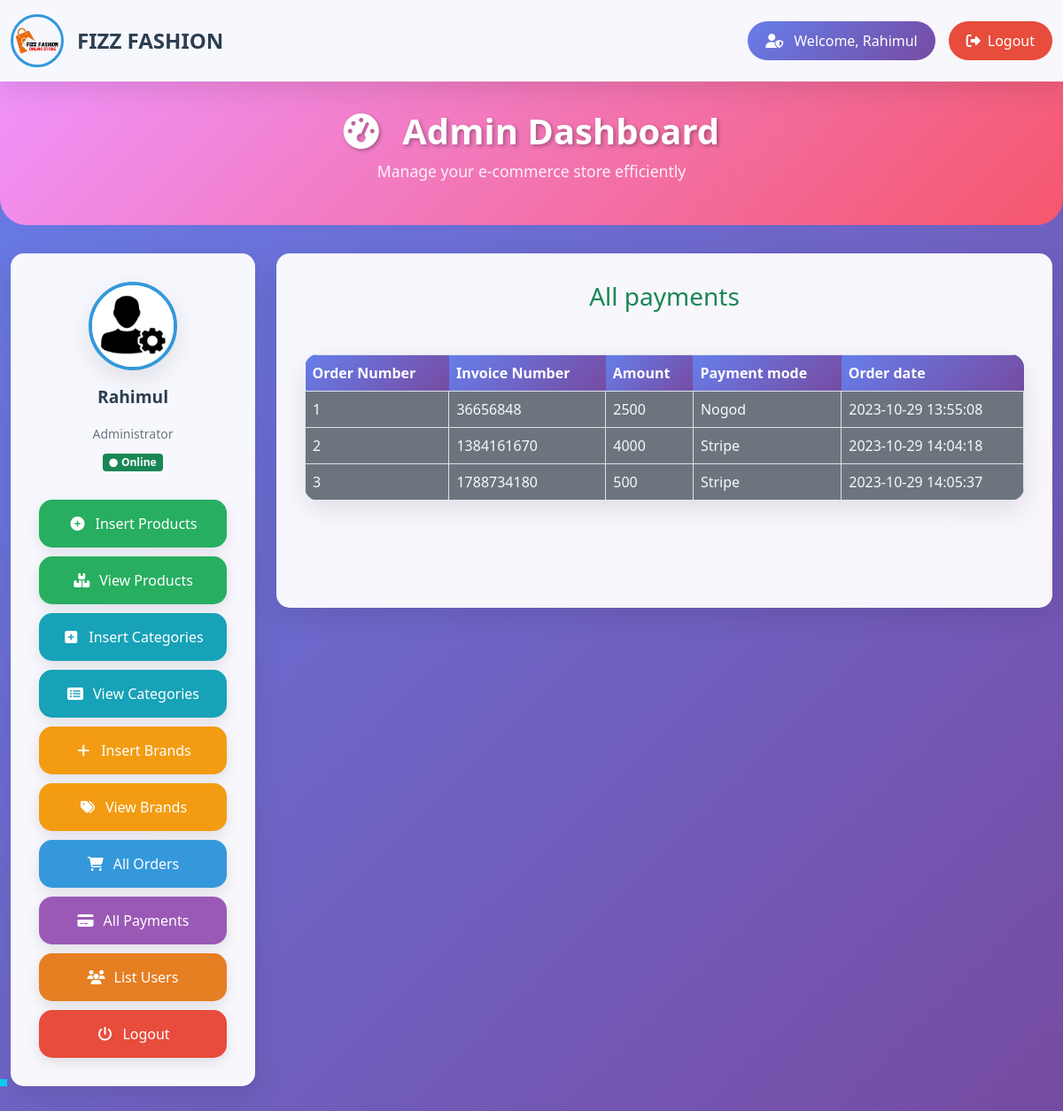
The app's page /Admin_area/admin_profile.php?list_payments (signed in) with its own data.
### tables this page shows
CREATE TABLE `admin_table` (
  `id` int(11) NOT NULL,
  `adminname` varchar(255) NOT NULL,
  `admin_email` varchar(255) NOT NULL,
  `admin_password` varchar(255) NOT NULL
);

CREATE TABLE `user_payments` (
  `payment_id` int(11) NOT NULL,
  `order_id` int(11) NOT NULL,
  `invoice_number` int(11) NOT NULL,
  `amount` int(11) NOT NULL,
  `payment_mode` varchar(255) NOT NULL,
  `date` timestamp NOT NULL DEFAULT current_timestamp() ON UPDATE current_timestamp()
);

### Admin_area/list_payments.php (the view, shortened to what this page needs)
<?php
    $get_payments = "SELECT * FROM `user_payments`";
    $result = mysqli_query($con, $get_payments);
    $row_count = mysqli_num_rows($result);
?>
<h3 class="text-center text-success">All payments</h3>
<table class="table table-bordered mt-5">
    <thead class="bg-info">
        <tr>
            <th>Order Number</th>
            <th>Invoice Number</th>
            <th>Amount</th>
            <th>Payment mode</th>
            <th>Order date</th>
        </tr>
    </thead>
    <tbody class="bg-secondary text-light">
        <?php
            if($row_count == 0){
                echo "<h2 class='bg-danger text-center mt-5'>No payments received yet</h2>";
            }else{
                $number = 0;
                while($row = mysqli_fetch_assoc($result)){
                    $amount = $row['amount'];
                    $invoice_number = $row['invoice_number'];
                    $payment_mode = $row['payment_mode'];
                    $date = $row['date'];
                    $number++;
                    echo
                    "<tr>
                    <td>$number</td>
                    <td>$invoice_number</td>
                    <td>$amount</td>
                    <td>$payment_mode</td>
                    <td>$date</td>
                    </tr>";
                }
            }
        ?>
    </tbody>
</table>

### Admin_area/admin_profile.php (shortened to what this page needs)
<?php
include('../includes/connect.php');
?>
<!DOCTYPE html>
<html lang="en">
<head>
    <link href="https://cdn.jsdelivr.net/npm/bootstrap@5.0.2/dist/css/bootstrap.min.css" rel="stylesheet">
    <link rel="stylesheet" href="https://cdnjs.cloudflare.com/ajax/libs/font-awesome/6.4.2/css/all.min.css" />
    <link rel="stylesheet" href="../style.css">
</head>
<body>
    <nav class="navbar navbar-expand-lg top-navbar">
        <div class="container-fluid">
            <div class="d-flex align-items-center">
                <img src="../images/logo.png" alt="Logo" class="logo">
                <span class="brand-title">FIZZ FASHION</span>
            </div>
            <div class="d-flex align-items-center">
                <?php
                if(isset($_SESSION['adminname'])){
                    echo "<span class='admin-info'>
                            <i class='fas fa-user-shield me-2'></i>
                            Welcome, " . $_SESSION['adminname'] . "
                          </span>";
                    echo "<a href='admin_logout.php' class='logout-btn'>
                            <i class='fas fa-sign-out-alt me-2'></i>Logout
                          </a>";
                } else {
                    echo "<a href='admin_login.php' class='logout-btn'>
                            <i class='fas fa-sign-in-alt me-2'></i>Login
                          </a>";
                }
                ?>
            </div>
        </div>
    </nav>
    <div class="dashboard-header">
        <div class="container">
            <h1 class="dashboard-title">
                <i class="fas fa-tachometer-alt me-3"></i>
                Admin Dashboard
            </h1>
            <p class="dashboard-subtitle">Manage your e-commerce store efficiently</p>
        </div>
    </div>
    <div class="container-fluid">
        <div class="row">
            <div class="col-lg-3">
                <div class="sidebar">
                    <div class="admin-profile">
                        <?php if(isset($_SESSION['adminname'])):
                            $adminname = $_SESSION['adminname'];
                            $get_admin = "SELECT * FROM admin_table WHERE adminname='$adminname'";
                            $result_admin = mysqli_query($con, $get_admin);
                            $admin_data = mysqli_fetch_assoc($result_admin);
                        ?>
                            <img src="../images/admin_image.png" alt="Admin" class="admin_image">
                            <p class="admin-name"><?php echo $admin_data['adminname']; ?></p>
                            <small class="text-muted d-block">Administrator</small>
                            <div class="online-status mt-2">
                                <span class="badge bg-success">
                                    <i class="fas fa-circle me-1" style="font-size: 0.6rem;"></i>Online
                                </span>
                            </div>
                        <?php else: ?>
                            <img src="../images/admin_image.png" alt="Admin" class="admin_image">
                            <p class="admin-name">Guest</p>
                            <small class="text-muted">Please Login</small>
                        <?php endif; ?>
                    </div>
                    <div class="nav-buttons">
                        <button class="nav-btn products">
                            <a href="insert_product.php">
                                <i class="fas fa-plus-circle"></i>Insert Products
                            </a>
                        </button>
                        <button class="nav-btn products">
                            <a href="admin_profile.php?view_products">
                                <i class="fas fa-boxes"></i>View Products
                            </a>
                        </button>
                        <button class="nav-btn categories">
                            <a href="admin_profile.php?insert_category">
                                <i class="fas fa-plus-square"></i>Insert Categories
                            </a>
                        </button>
                        <button class="nav-btn categories">
                            <a href="admin_profile.php?view_category">
                                <i class="fas fa-list-alt"></i>View Categories
                            </a>
                        </button>
                        <button class="nav-btn brands">
                            <a href="admin_profile.php?insert_brands">
                                <i class="fas fa-plus"></i>Insert Brands
                            </a>
                        </button>
                        <button class="nav-btn brands">
                            <a href="admin_profile.php?view_brands">
                                <i class="fas fa-tags"></i>View Brands
                            </a>
                        </button>
                        <button class="nav-btn orders">
                            <a href="admin_profile.php?list_orders">
                                <i class="fas fa-shopping-cart"></i>All Orders
                            </a>
                        </button>
                        <button class="nav-btn payments">
                            <a href="admin_profile.php?list_payments">
                                <i class="fas fa-credit-card"></i>All Payments
                            </a>
                        </button>
                        <button class="nav-btn users">
                            <a href="admin_profile.php?list_users">
                                <i class="fas fa-users"></i>List Users
                            </a>
                        </button>
                        <button class="nav-btn logout">
                            <a href="admin_logout.php">
                                <i class="fas fa-power-off"></i>Logout
                            </a>
                        </button>
                    </div>
                </div>
            </div>
            <div class="col-lg-9">
                <div class="main-content">
                    <?php
                    if(isset($_GET['list_payments'])){
                        include('list_payments.php');
                    }
                    ?>
                </div>
            </div>
        </div>
    </div>
    <div class="footer">
        <?php include("../includes/footer.php")?>
    </div>
</body>
</html>

### style.css (style rules this page uses)
* { margin: 0; padding: 0; box-sizing: border-box; }
.logo { width: 7%; height: 7; }
.admin_image { width: 100px; object-fit: contain; }
.footer { position: absolute; bottom: 0; }

### Admin_area/admin_profile.php (style rules this page uses)
:root { --primary-color: #2c3e50; --secondary-color: #3498db; --success-color: #27ae60; --danger-color: #e74c3c; --warning-color: #f39c12; --info-color: #17a2b8; --dark-color: #34495e; --light-color: #ecf0f1; --gradient-primary: linear-gradient(135deg, #667eea 0%, #764ba2 100%); --gradient-secondary: linear-gradient(135deg, #f093fb 0%, #f5576c 100%); --shadow: 0 10px 30px rgba(0,0,0,0.1); --border-radius: 15px; }
* { margin: 0; padding: 0; box-sizing: border-box; }
body { background: linear-gradient(135deg, #667eea 0%, #764ba2 100%); min-height: 100vh; font-family: 'Segoe UI', Tahoma, Geneva, Verdana, sans-serif; overflow-x: hidden; }
.top-navbar { background: rgba(255, 255, 255, 0.95); backdrop-filter: blur(10px); box-shadow: var(--shadow); padding: 1rem 0; }
.logo { width: 60px; height: 60px; border-radius: 50%; object-fit: cover; border: 3px solid var(--secondary-color); }
.brand-title { color: var(--primary-color); font-size: 1.5rem; font-weight: bold; margin-left: 15px; }
.admin-info { background: var(--gradient-primary); color: white; padding: 10px 20px; border-radius: 25px; margin-right: 15px; }
.logout-btn { background: var(--danger-color); color: white; border: none; padding: 10px 20px; border-radius: 25px; text-decoration: none; transition: all 0.3s ease; }
.dashboard-header { background: var(--gradient-secondary); color: white; padding: 2rem 0; text-align: center; margin-bottom: 2rem; border-radius: 0 0 30px 30px; }
.dashboard-title { font-size: 2.5rem; font-weight: bold; text-shadow: 2px 2px 4px rgba(0,0,0,0.3); margin-bottom: 0.5rem; }
.dashboard-subtitle { font-size: 1.1rem; opacity: 0.9; }
.sidebar { background: rgba(255, 255, 255, 0.95); backdrop-filter: blur(10px); border-radius: var(--border-radius); box-shadow: var(--shadow); padding: 2rem; margin-bottom: 2rem; position: sticky; top: 2rem; height: fit-content; }
.admin-profile { text-align: center; margin-bottom: 2rem; }
.admin_image { width: 100px; height: 100px; border-radius: 50%; object-fit: cover; border: 4px solid var(--secondary-color); box-shadow: var(--shadow); margin-bottom: 1rem; }
.admin-name { color: var(--primary-color); font-size: 1.2rem; font-weight: bold; }
.nav-buttons { display: flex; flex-direction: column; gap: 10px; }
.nav-btn { background: var(--gradient-primary); border: none; border-radius: var(--border-radius); padding: 0; transition: all 0.3s ease; box-shadow: 0 5px 15px rgba(0,0,0,0.1); }
.nav-btn a { display: block; color: white; text-decoration: none; padding: 15px 20px; font-weight: 500; transition: all 0.3s ease; }
.nav-btn i { margin-right: 10px; width: 20px; }
.nav-btn.products { background: var(--success-color); }
.nav-btn.categories { background: var(--info-color); }
.nav-btn.brands { background: var(--warning-color); }
.nav-btn.orders { background: var(--secondary-color); }
.nav-btn.payments { background: #9b59b6; }
.nav-btn.users { background: #e67e22; }
.nav-btn.logout { background: var(--danger-color); }
.main-content { background: rgba(255, 255, 255, 0.95); backdrop-filter: blur(10px); border-radius: var(--border-radius); box-shadow: var(--shadow); padding: 2rem; min-height: 400px; }
.table { border-radius: var(--border-radius); overflow: hidden; box-shadow: var(--shadow); }
.table thead th { background: var(--gradient-primary); color: white; border: none; font-weight: 600; }
.table tbody tr { transition: all 0.3s ease; }
.footer { margin-top: 3rem; padding: 2rem 0; text-align: center; color: white; }

### records on screen
admin_table: adminname "Rahimul"
user_payments: invoice_number "36656848", amount "2500", payment_mode "Nogod", date "2023-10-29 13:55:08"
user_payments: invoice_number "1384161670", amount "4000", payment_mode "Stripe", date "2023-10-29 14:04:18"
user_payments: invoice_number "1788734180", amount "500", payment_mode "Stripe", date "2023-10-29 14:05:37"

### other values on screen
$_SESSION['adminname'] "Rahimul"
